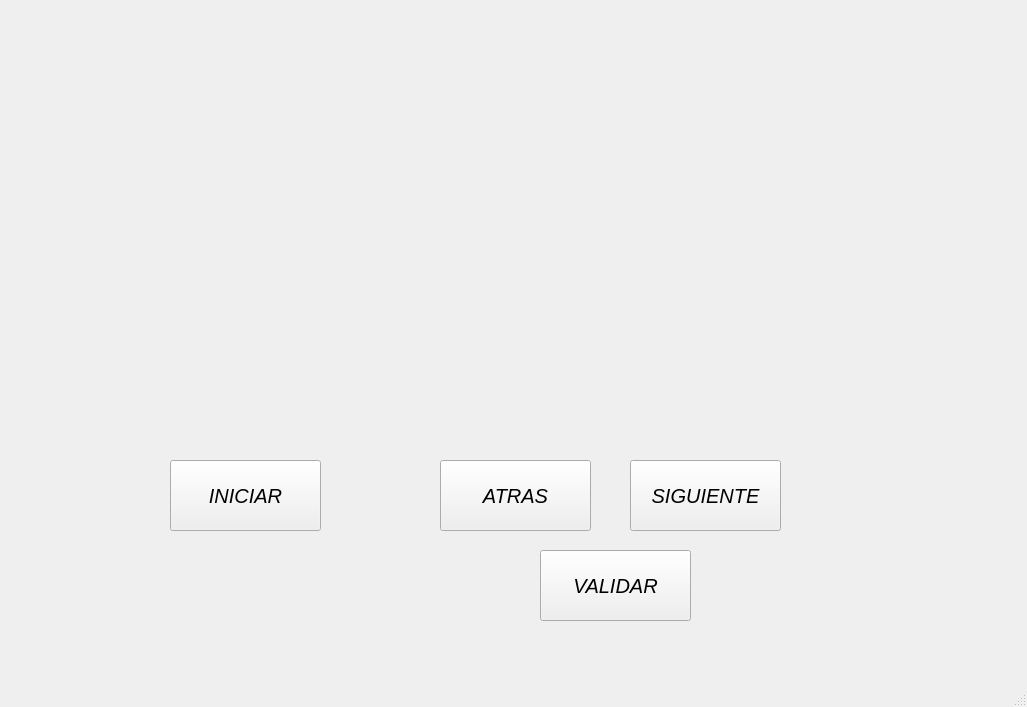
<?xml version="1.0" encoding="UTF-8"?>
<ui version="4.0">
 <class>MainWindow</class>
 <widget class="QMainWindow" name="MainWindow">
  <property name="geometry">
   <rect>
    <x>0</x>
    <y>0</y>
    <width>1027</width>
    <height>707</height>
   </rect>
  </property>
  <property name="windowTitle">
   <string>MainWindow</string>
  </property>
  <widget class="QWidget" name="centralwidget">
   <widget class="QPushButton" name="btn_iniciar">
    <property name="geometry">
     <rect>
      <x>170</x>
      <y>460</y>
      <width>151</width>
      <height>71</height>
     </rect>
    </property>
    <property name="font">
     <font>
      <family>MS Sans Serif</family>
      <pointsize>15</pointsize>
      <italic>true</italic>
     </font>
    </property>
    <property name="text">
     <string>INICIAR</string>
    </property>
   </widget>
   <widget class="QLabel" name="label">
    <property name="geometry">
     <rect>
      <x>450</x>
      <y>80</y>
      <width>55</width>
      <height>16</height>
     </rect>
    </property>
    <property name="text">
     <string/>
    </property>
   </widget>
   <widget class="QLabel" name="label_3">
    <property name="geometry">
     <rect>
      <x>30</x>
      <y>-40</y>
      <width>301</width>
      <height>221</height>
     </rect>
    </property>
    <property name="styleSheet">
     <string notr="true">border-image: url(:/Logos/ingenieria logo.png);</string>
    </property>
    <property name="text">
     <string/>
    </property>
   </widget>
   <widget class="QLabel" name="label_4">
    <property name="geometry">
     <rect>
      <x>810</x>
      <y>20</y>
      <width>191</width>
      <height>91</height>
     </rect>
    </property>
    <property name="styleSheet">
     <string notr="true">border-image: url(:/Logos/uat logo.jpg);</string>
    </property>
    <property name="text">
     <string/>
    </property>
   </widget>
   <widget class="QLabel" name="label_5">
    <property name="geometry">
     <rect>
      <x>830</x>
      <y>510</y>
      <width>181</width>
      <height>131</height>
     </rect>
    </property>
    <property name="styleSheet">
     <string notr="true">border-image: url(:/Logos/logo programador.png);</string>
    </property>
    <property name="text">
     <string/>
    </property>
   </widget>
   <widget class="QLabel" name="imagenPC">
    <property name="geometry">
     <rect>
      <x>120</x>
      <y>180</y>
      <width>251</width>
      <height>261</height>
     </rect>
    </property>
    <property name="cursor">
     <cursorShape>BusyCursor</cursorShape>
    </property>
    <property name="styleSheet">
     <string notr="true">border-image: url(:/Logos/yo xd.jpg);</string>
    </property>
    <property name="text">
     <string/>
    </property>
    <property name="pixmap">
     <pixmap resource="recursos.qrc">:/Logos/yo xd.jpg</pixmap>
    </property>
    <property name="scaledContents">
     <bool>true</bool>
    </property>
   </widget>
   <widget class="QLabel" name="imagenUsu">
    <property name="geometry">
     <rect>
      <x>480</x>
      <y>180</y>
      <width>271</width>
      <height>261</height>
     </rect>
    </property>
    <property name="cursor">
     <cursorShape>BusyCursor</cursorShape>
    </property>
    <property name="styleSheet">
     <string notr="true">border-image: url(:/Logos/yo xd.jpg);</string>
    </property>
    <property name="text">
     <string/>
    </property>
    <property name="pixmap">
     <pixmap resource="recursos.qrc">:/Logos/yo xd.jpg</pixmap>
    </property>
    <property name="scaledContents">
     <bool>true</bool>
    </property>
   </widget>
   <widget class="QPushButton" name="btn_atras">
    <property name="geometry">
     <rect>
      <x>440</x>
      <y>460</y>
      <width>151</width>
      <height>71</height>
     </rect>
    </property>
    <property name="font">
     <font>
      <family>MS Sans Serif</family>
      <pointsize>15</pointsize>
      <italic>true</italic>
     </font>
    </property>
    <property name="text">
     <string>ATRAS</string>
    </property>
   </widget>
   <widget class="QPushButton" name="btn_siguiente">
    <property name="geometry">
     <rect>
      <x>630</x>
      <y>460</y>
      <width>151</width>
      <height>71</height>
     </rect>
    </property>
    <property name="font">
     <font>
      <family>MS Sans Serif</family>
      <pointsize>15</pointsize>
      <italic>true</italic>
     </font>
    </property>
    <property name="text">
     <string>SIGUIENTE</string>
    </property>
   </widget>
   <widget class="QPushButton" name="btn_validar">
    <property name="geometry">
     <rect>
      <x>540</x>
      <y>550</y>
      <width>151</width>
      <height>71</height>
     </rect>
    </property>
    <property name="font">
     <font>
      <family>MS Sans Serif</family>
      <pointsize>15</pointsize>
      <italic>true</italic>
     </font>
    </property>
    <property name="text">
     <string>VALIDAR</string>
    </property>
   </widget>
  </widget>
  <widget class="QMenuBar" name="menubar">
   <property name="geometry">
    <rect>
     <x>0</x>
     <y>0</y>
     <width>1027</width>
     <height>26</height>
    </rect>
   </property>
  </widget>
  <widget class="QStatusBar" name="statusbar"/>
 </widget>
 <resources>
  <include location="recursos.qrc"/>
 </resources>
 <connections/>
</ui>
